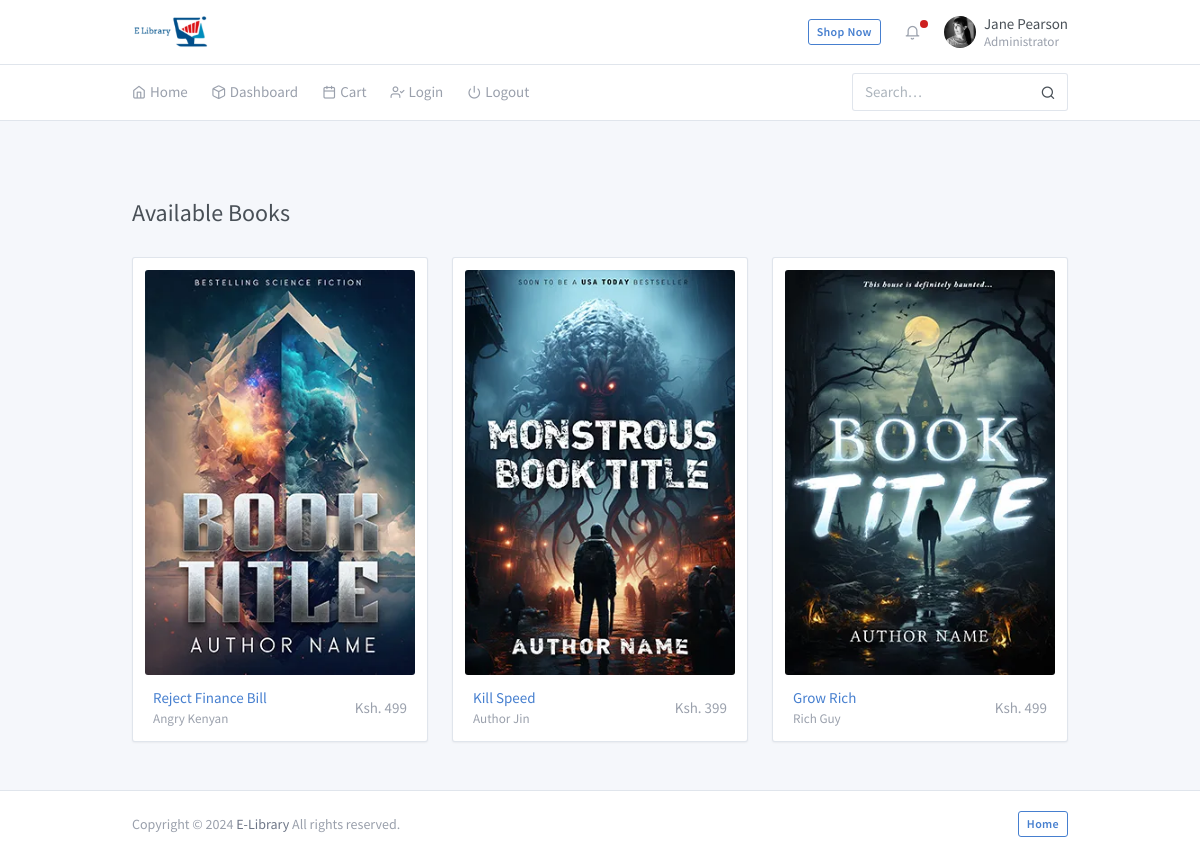
The page / on the database its author committed.
### elib/models.py (models this page shows, shortened)
class Books(models.Model):
    title = models.CharField(max_length=255, null=True)
    author = models.CharField(max_length=255, null=True)
    thumbnail = models.ImageField(upload_to='media', null=True)
    summary = models.TextField(null=True)
    price = models.PositiveIntegerField(null=True)
    stripe_price_id = models.CharField(max_length=255, blank=True, null=True)
    isbn = models.CharField(max_length=13, null=True)
    genre = models.ForeignKey(Genre, on_delete=models.CASCADE, null=True)
    availability = models.BooleanField(default=True, null=True)
    slug = models.SlugField(max_length=100, unique=True, blank=True)
    class Meta:
        verbose_name_plural = "Books"
    def get_absolute_url(self):
        return reverse("elib:book_detail", kwargs={"slug": self.slug})

### elib/views.py (the view)
# urls.py: path('', views.home, name='home'),
def home(request):
    books = Books.objects.filter(availability=True)
    return render(request, 'home.html', {'books':books})

### elib/templates/home.html (shortened to what this page needs)
{% extends "base2.html" %}
{% load static %}
{% block start %}
<div class="my-3 my-md-5">
    <div class="container">
      <div class="page-header">
        <h1 class="page-title">
          Available Books
        </h1>
      </div>
      <div class="row row-cards">
        {% for book in books %}
        <div class="col-sm-6 col-lg-4">
          <div class="card p-3">
            {% if book.thumbnail %}
            <a href="{{ book.get_absolute_url }}" class="mb-3">
              <img src="{{ book.thumbnail.url }}" alt="Photo by Nathan Guerrero" class="rounded">
            </a>
            {% endif %}
            <div class="d-flex align-items-center px-2">
              <div>
                <div><a href="{{ book.get_absolute_url }}">{{ book.title }}</div>
                <small class="d-block text-muted">{{ book.author }}</small>
              </div>
              <div class="ml-auto text-muted">
                <a href="" class="icon d-none d-md-inline-block ml-3">Ksh. {{ book.price }}</a>
              </div>
            </div>
          </div>
        </div>
        {% endfor %}
      </div>
    </div>
  </div>
{% endblock start %}

### elib/templates/base2.html (shortened to what this page needs)
{% load static %}
<!doctype html>
<html lang="en" dir="ltr">
  <head>
    <link rel="stylesheet" href="https://maxcdn.bootstrapcdn.com/font-awesome/4.7.0/css/font-awesome.min.css">
    <link href="{% static '/assets/css/dashboard.css' %}" rel="stylesheet" />
    <link href="{% static '/assets/plugins/charts-c3/plugin.css' %}" rel="stylesheet" />
    <link href="{% static '/assets/plugins/maps-google/plugin.css' %}" rel="stylesheet" />
  </head>
  <body class="">
    <div class="page">
      <div class="page-main">
        <div class="header py-4">
          <div class="container">
            <div class="d-flex">
              <a class="header-brand" href="./index.html">
                <img src="{% static '/demo/brand/logo.png' %}" class="header-brand-img" alt="tabler logo">
              </a>
              <div class="d-flex order-lg-2 ml-auto">
                <div class="nav-item d-none d-md-flex">
                  <a href="{% url 'account_login' %}" class="btn btn-sm btn-outline-primary" target="_blank">Shop Now</a>
                </div>
                <div class="dropdown d-none d-md-flex">
                  <a class="nav-link icon" data-toggle="dropdown">
                    <i class="fe fe-bell"></i>
                    <span class="nav-unread"></span>
                  </a>
                </div>
                {% if user.is_authenticated %}
                <div class="dropdown">
                  <a href="#" class="nav-link pr-0 leading-none" data-toggle="dropdown">
                    <span class="avatar" style="background-image: url({{ user.photos.url }})"></span>
                    <span class="ml-2 d-none d-lg-block">
                      <span class="text-default">{{ user.first_name}} {{ user.last_name}}</span>
                      <small class="text-muted d-block mt-1">Customer</small>
                    </span>
                  </a>
                  <div class="dropdown-menu dropdown-menu-right dropdown-menu-arrow">
                    <a class="dropdown-item" href="#">
                      <i class="dropdown-icon fe fe-user"></i> Profile
                    </a>
                    <a class="dropdown-item" href="#">
                      <i class="dropdown-icon fe fe-settings"></i> Settings
                    </a>
                    <a class="dropdown-item" href="#">
                      <span class="float-right"><span class="badge badge-primary">6</span></span>
                      <i class="dropdown-icon fe fe-mail"></i> Inbox
                    </a>
                    <a class="dropdown-item" href="#">
                      <i class="dropdown-icon fe fe-send"></i> Message
                    </a>
                    <div class="dropdown-divider"></div>
                    <a class="dropdown-item" href="#">
                      <i class="dropdown-icon fe fe-help-circle"></i> Need help?
                    </a>
                    <a class="dropdown-item" href="#">
                      <i class="dropdown-icon fe fe-log-out"></i> Sign out
                    </a>
                  </div>
                </div>
                {% else %}
                <div class="dropdown">
                  <a href="#" class="nav-link pr-0 leading-none" data-toggle="dropdown">
                    <span class="avatar" style="background-image: url({% static '/demo/faces/female/25.jpg' %})"></span>
                    <span class="ml-2 d-none d-lg-block">
                      <span class="text-default">Jane Pearson</span>
                      <small class="text-muted d-block mt-1">Administrator</small>
                    </span>
                  </a>
                </div>
                {% endif %}
              </div>
            </div>
          </div>
        </div>
        <div class="header collapse d-lg-flex p-0" id="headerMenuCollapse">
          <div class="container">
            <div class="row align-items-center">
              <div class="col-lg-3 ml-auto">
                <form method="get" action="{% url 'elib:search' %}" class="input-icon my-3 my-lg-0">
                  <input type="search" class="form-control header-search" name="query" placeholder="Search&hellip;" tabindex="1">
                  <a type="submit" class="input-icon-addon">
                  </a>
                </form>
              </div>
              <div class="col-lg order-lg-first">
                <ul class="nav nav-tabs border-0 flex-column flex-lg-row">
                  <li class="nav-item">
                    <a href="{% url 'elib:home' %}" class="nav-link"><i class="fe fe-home"></i> Home</a>
                  </li>
                  <li class="nav-item">
                    <a href="{% url 'elib:dashboard' %}" class="nav-link" data-toggle="dropdown"><i class="fe fe-box"></i> Dashboard</a>
                  </li>
                  <li class="nav-item dropdown">
                    <a href="" class="nav-link" data-toggle="dropdown"><i class="fe fe-calendar"></i> Cart</a>
                  </li>
                  <li class="nav-item dropdown">
                    <a href="{% url 'account_login' %}" class="nav-link"><i class="fe fe-user-check"></i> Login</a>
                  </li>
                  <li class="nav-item">
                    <a href="{% url 'account_logout' %}" class="nav-link"><i class="fe fe-power"></i> Logout</a>
                  </li>
                </ul>
              </div>
            </div>
          </div>
        </div>
      </div>
      {% block start %}{% endblock start %}
      <footer class="footer">
        <div class="container">
          <div class="row align-items-center flex-row-reverse">
            <div class="col-auto ml-lg-auto">
              <div class="row align-items-center">
                <div class="col-auto">
                </div>
                <div class="col-auto">
                  <a href="{% url 'elib:home' %}" class="btn btn-outline-primary btn-sm">Home</a>
                </div>
              </div>
            </div>
            <div class="col-12 col-lg-auto mt-3 mt-lg-0 text-center">
              Copyright © 2024 <a href=".">E-Library</a> All rights reserved.
            </div>
          </div>
        </div>
      </footer>
    </div>
  </body>
</html>

### rows shown on the page
Books: thumbnail (picture), title "Reject Finance Bill", author "Angry Kenyan", price "499"
Books: thumbnail (picture), title "Kill Speed", author "Author Jin", price "399"
Books: thumbnail (picture), title "Grow Rich", author "Rich Guy", price "499"
